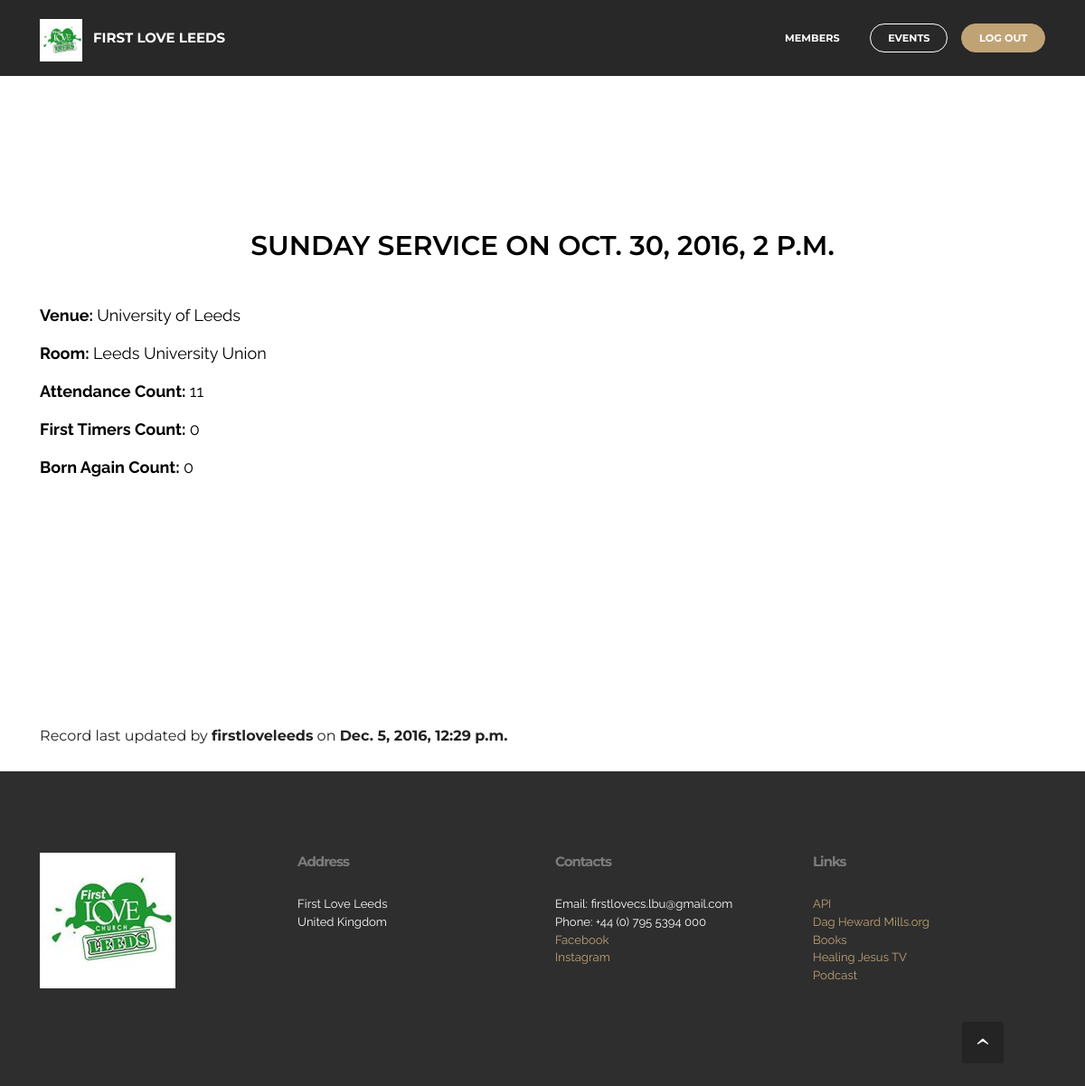
The page /event/9/ (signed in) on the database as committed earlier.
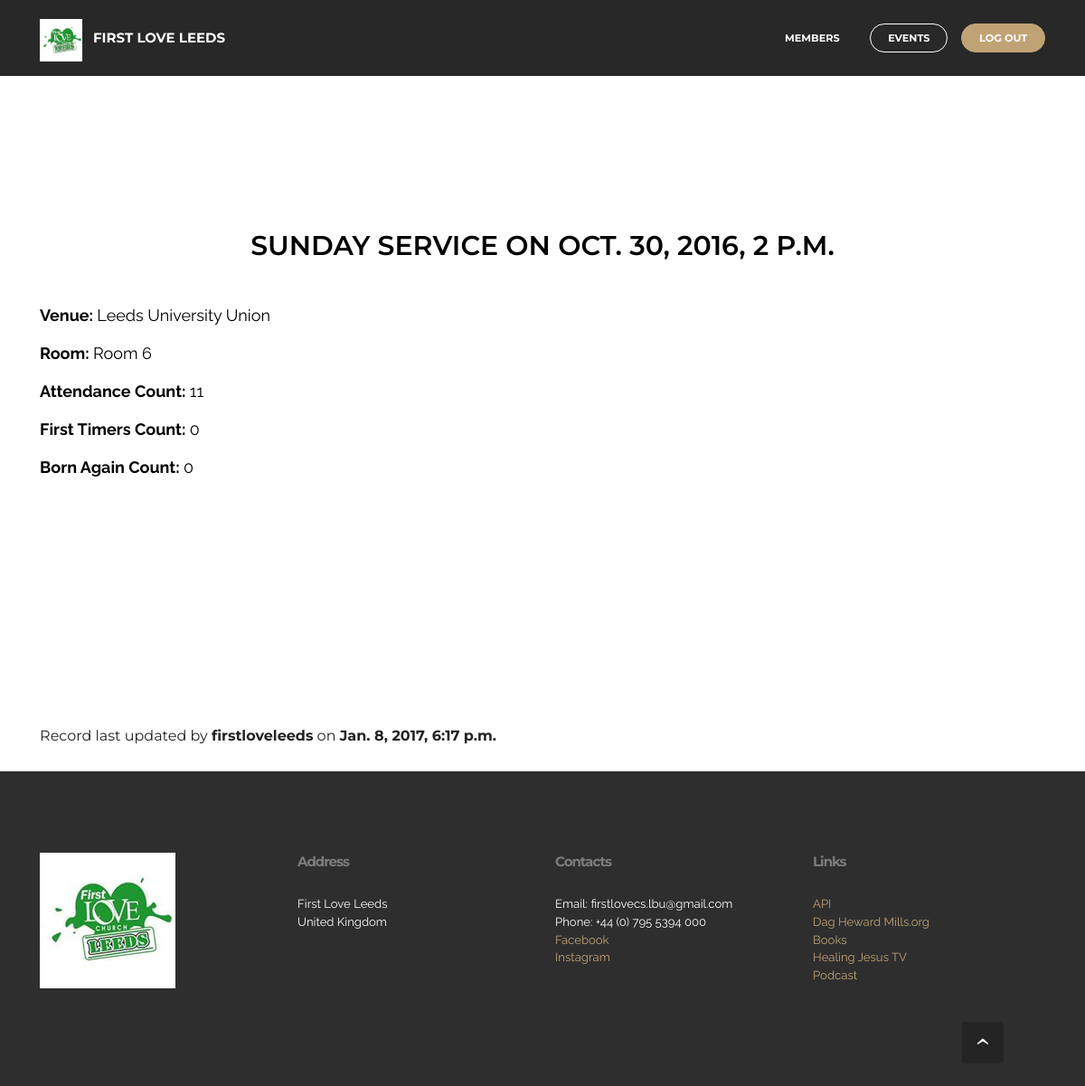
The same page on the database as committed later.
### event/models.py (models this page shows, shortened)
class Event(models.Model):
	date = models.DateTimeField()
	event = models.ForeignKey('EventType', on_delete=models.CASCADE)
	attendance_count = models.IntegerField()
	first_timers_count = models.IntegerField()
	born_again_count = models.IntegerField()
	venue = models.CharField(max_length=100, blank=True)
	room = models.CharField(max_length=100, blank=True)
	last_modified = models.DateTimeField(auto_now=True)
	def __str__(self):
		return self.event.name
	class Meta:
		ordering = ["-date"]

class EventType(models.Model):
	name = models.CharField(max_length=100, unique=True)
	class Meta:
		ordering = ["name"]

### event/views.py (the view)
@login_required
def event_info(request, id):
	event = Event.objects.get(pk = id)
	context = {
		'event': event
	}
	return render (request, 'event_info.html', context)

### event/templates/event_info.html (shortened to what this page needs)
{% extends '_partial/base.html' %}

### welcome/templates/_partial/base.html (shortened to what this page needs)
{% spaceless %}
{% load staticfiles %}
{% endspaceless %}

### firstlove/static/dropdown/css/style.css (style rules this page uses)
.navbar-dropdown { left: 0; padding: 0; position: absolute; right: 0; top: 0; transition: all 0.45s ease; z-index: 1030; }
.navbar-dropdown .navbar-brand { float: none; font-size: 0; padding: 1.25rem 0; position: relative; transition: padding 0.25s ease; white-space: nowrap; }
.navbar-dropdown .navbar-brand::before { content: ""; display: inline-block; height: 100%; vertical-align: middle; }
.navbar-dropdown .navbar-logo, .navbar-dropdown .navbar-caption { display: inline-block; vertical-align: middle; }
.navbar-dropdown .navbar-logo { margin-right: 0.8rem; transition: margin 0.3s ease-in-out; }
.navbar-dropdown .navbar-logo img { height: 3.125rem; transition: all 0.3s ease-in-out; }
.navbar-dropdown .mbr-table-cell { height: 5.625rem; }
.navbar-dropdown .navbar-caption { font-family: "Montserrat"; font-size: 1rem; font-weight: 700; white-space: normal; }
.navbar-dropdown .navbar-caption, .navbar-dropdown .navbar-caption:hover { color: inherit; text-decoration: none; }
.navbar-dropdown.navbar-fixed-top { position: fixed; }
.nav-dropdown { display: table !important; font-family: "Montserrat"; font-size: 0.75rem; font-weight: 700; height: auto !important; }
.nav-dropdown .nav-item { display: table-cell; float: none; vertical-align: middle; }
.nav-dropdown .nav-btn { padding-left: 1rem; }
.nav-dropdown .link { margin: 1.667em; padding: 0; transition: color .2s ease-in-out; }
.nav-dropdown .link::after, .nav-dropdown .dropdown-item::after { color: inherit; }
.nav-dropdown .btn { font-size: 0.75rem; font-weight: 700; letter-spacing: 0; margin-bottom: 0; padding-left: 1.25rem; padding-right: 1.25rem; }

### firstlove/static/w3-css/w3.css (style rules this page uses)
html { box-sizing:border-box }
*,*:before,*:after { box-sizing:inherit }
html { -ms-text-size-adjust:100%;-webkit-text-size-adjust:100% }
body { margin:0 }
article,aside,details,figcaption,figure,footer,header,main,menu,nav,section,summary { display:block }
a { background-color:transparent;-webkit-text-decoration-skip:objects }
img { border-style:none }
html,body { font-family:Verdana,sans-serif;font-size:15px;line-height:1.5 }
html { overflow-x:hidden }
h1,h2,h3,h4,h5,h6,.w3-slim,.w3-wide { font-family:"Segoe UI",Arial,sans-serif }
h1 { font-size:36px }
h6 { font-size:16px }
h1,h2,h3,h4,h5,h6 { font-weight:400;margin:10px 0 }
img { margin-bottom:-5px }
a { color:inherit }
.w3-large { font-size:18px!important }
.w3-center { text-align:center!important }
.w3-text-black,.w3-hover-text-black:hover { color:#000!important }

### firstlove/static/mobirise/css/mbr-additional.css (style rules this page uses)
body, input, textarea, .mbr-company .list-group-text { font-family: 'Raleway', sans-serif; }
.btn, .alert, h1, h2, h3, h4, h5, h6, .h1, .h2, .h3, .h4, .h5, .h6, .display-1, .display-2, .display-3, .display-4, .mbr-figure .mbr-figure-caption, .mbr-gallery-title, .mbr-map [data-state-details], .mbr-price { font-family: 'Montserrat', sans-serif; }
.mbr-footer-content h1, .mbr-footer .mbr-contacts h1, .mbr-footer-content h2, .mbr-footer .mbr-contacts h2, .mbr-footer-content h3, .mbr-footer .mbr-contacts h3, .mbr-footer-content h4, .mbr-footer .mbr-contacts h4, .mbr-footer-content p strong, .mbr-footer .mbr-contacts p strong, .mbr-footer-content strong, .mbr-footer .mbr-contacts strong { font-family: 'Montserrat', sans-serif; }
.btn { border-radius: 1.6em; }
.btn-primary { background-color: #c0a375; border-color: #c0a375; color: #ffffff; }
.text-primary { color: #c0a375 !important; }
.mbr-footer p a, .mbr-footer ul a { color: #c0a375; }
#ext_menu-7 .navbar-caption { color: #ffffff; }
#ext_menu-7 .link, #ext_menu-7 .dropdown-item { color: #ffffff; }
#ext_menu-7 .link { font-size: 0.75rem; }
#ext_menu-7 .navbar, #ext_menu-7 .nav-dropdown-sm, #ext_menu-7 .nav-dropdown-sm .link[aria-expanded="true"], #ext_menu-7 .nav-dropdown-sm .dropdown-menu { background: #282828; }

Rows that differ between the two databases and show on the page:
changed Event: event+date+venue "…2016, 2 P.M. Venue: University of Leeds Room: Leeds University Union Attendance Count: 11 First Timers Count: 0 Born Again Count: 0 Record last updated by firstloveleeds on Dec. 5, 2016, 12:29 p.m. Address First Love…" → "…2016, 2 P.M. Venue: Leeds University Union Room: Room 6 Attendance Count: 11 First Timers Count: 0 Born Again Count: 0 Record last updated by firstloveleeds on Jan. 8, 2017, 6:17 p.m. Address First Love…"
